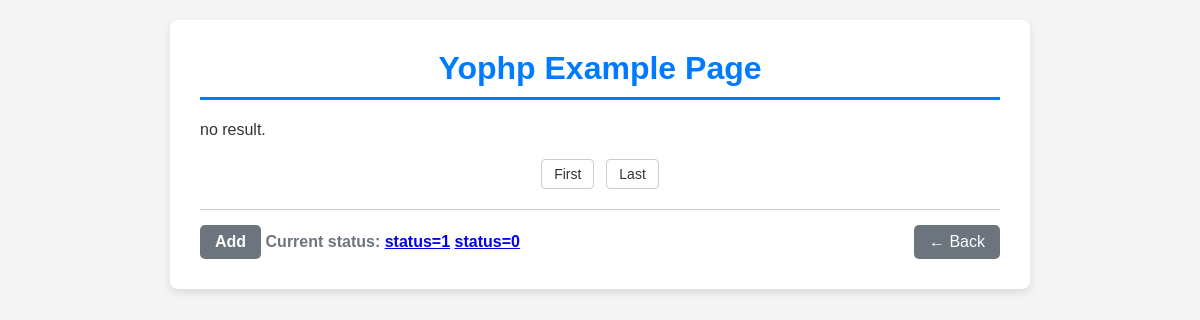
The page /example/page on the database as committed earlier.
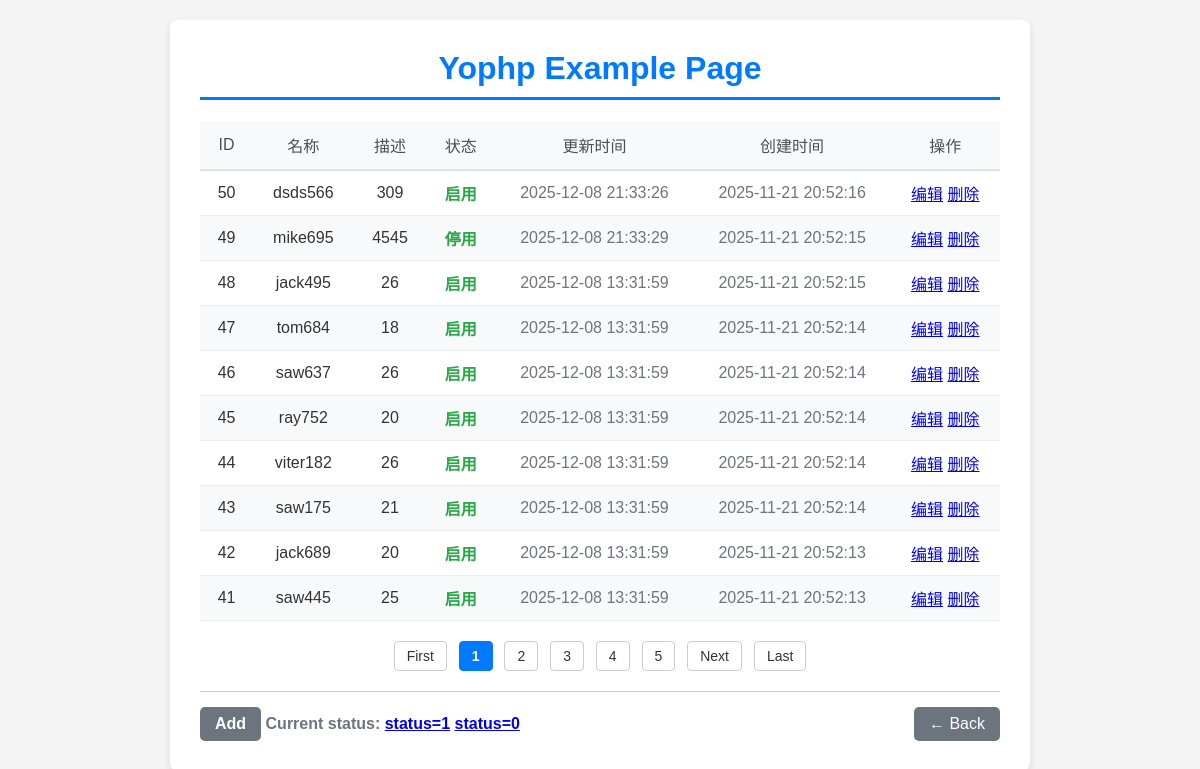
The same page on the database as committed later.
### tables this page shows
CREATE TABLE `example`  (
  `id` int NOT NULL AUTO_INCREMENT,
  `name` varchar(255) NULL DEFAULT '',
  `desc_txt` text NULL,
  `status` tinyint NULL DEFAULT 0,
  `update_time` timestamp NULL DEFAULT CURRENT_TIMESTAMP ON UPDATE CURRENT_TIMESTAMP,
  `create_time` timestamp NULL DEFAULT CURRENT_TIMESTAMP,
  PRIMARY KEY (`id`) USING BTREE
);

### app/controllers/ExampleController.php (called while the page is built, shortened)
<?php
class ExampleController
{
    public function page()
    {
        $data = array();
        $exampleModel = ExampleModel::getInstance();
        $paramInput = array();
        $status = '';
        $pageUrl = '/example/page';
        $suffix = "/?status=$status";
        $examples = $exampleModel->getPage($paramInput, 'id DESC', $pageUrl, 10, $suffix);
        $data['examples'] = $examples;
        $data['status'] = $status;
        $data['statuss'] = $exampleModel->_statuss;
        $data['title'] = 'Yophp Example Page';
        $data['pageUrl'] = $pageUrl;
        $data['success'] = $_GET['success'];
        $data['message'] = $_GET['message'];
        view()->render('example/page', $data);
    }
}

### framework/init.php (called while the page is built, shortened)
<?php
require FRAMEWORK_DIR.'common.php';
$action = 'index';
$uris = uri();
if(isset($uris[0]) && $uris[0] != 'index.php') {
    $uriCount = 0;
    if ($uris) {
        foreach ($uris as $key => $value) {
            if (!is_numeric($value)) {
                $uriCount++;
            }
        }
    }
    if ($uriCount > 2) {
        $module = $uris[0];
        $controller = $uris[1];
        $action = $uris[2];
    } elseif ($uriCount > 1) {
        if (is_dir(CONTROLLER_DIR . $uris[0])) {
            $module = $uris[0];
            $controller = $uris[1];
        } else {
            $action = $uris[1];
        }
    } elseif ($uriCount > 0) {
        $controller = $uris[0];
    }
}
$classObj = new $controllerName();
$classObj->$action();

### index.php (called while the page is built, shortened)
<?php
require FRAMEWORK_DIR.'init.php';

### framework/common.php (called while the page is built, shortened)
<?php
function loadClass($className)
{
    $modelKey = substr($className, -5, 5);
    $frameworklKey = substr($className, 0, 3);
    if ($modelKey == 'Model') {
        $file = APP_DIR . 'models/' . $className . '.php';
    } elseif ($frameworklKey == 'Yo_') {
        $file = FRAMEWORK_DIR . $className . '.php';
    } else {
        $file = APP_DIR . 'libraries/' . $className . '.php';
        if (file_exists($file)) {
            include_once $file;
        }
    }
}
function uri($num = '')
{
    $uris = array();
    $uriStr = $_SERVER['REQUEST_URI'];
    $uriStrT = stristr($_SERVER['REQUEST_URI'], '?', true);
    $uriT = explode('/', $uriStr);
    if ($uriT) {
        foreach ($uriT as $key => $value) {
            if ($value) {
                $uris[] = $value;
            }
        }
    }
    if ($num) {
        return isset($uris[$num - 1]) ? $uris[$num - 1] : '';
    } else {
        return $uris;
    }
}
function view()
{
    return Yo_View::getInstance();
}

### framework/Yo_PdoMysql.php (called while the page is built, shortened)
<?php
class Yo_PdoMysql {
    private $_dbh;
    public function getDb() {
        if (!$this->_dbh) {
            try {
				$driverOptions = array(
                    PDO::ATTR_PERSISTENT => true
                );
                $contect = new PDO('mysql:host=' . DB_HOST . ';dbname=' . DB_NAME, DB_USER, DB_PASSWORD, $driverOptions);
                if ($contect) {
                    $this->_dbh = $contect;
                    $this->_dbh->query("SET NAMES 'UTF8'");
                }
            } catch (PDOException $e) {
                if (DEBUG_MODE != 'production') {
                    print "Error!: " . $e->getMessage() . "<br/>";
                }
                die();
            }
        }
        return $this->_dbh;
    }
}
?>

### app/models/ExampleModel.php (called while the page is built, shortened)
<?php
class ExampleModel extends Yo_ModelBase
{
    public function __construct()
    {
        parent::__construct();
    }
}

### app/views/example/page.php (the view, shortened to what the changed rows need)
<h1 class="main-title"><?php echo $title; ?></h1>
<div class="data-table-container">
    <?php if ($examples): ?>
        <table class="data-table">
            <thead>
            <tr>
                <th>ID</th>
                <th>名称</th>
                <th>描述</th>
                <th>状态</th>
                <th>更新时间</th>
                <th>创建时间</th>
                <th>操作</th>
            </tr>
            </thead>
            <tbody>
            <?php foreach ($examples as $key => $value): ?>
                <tr>
                    <td><?php echo $value['id'] ?></td>
                    <td><?php echo $value['name'] ?></td>
                    <td><?php echo $value['desc_txt'] ?></td>
                    <td class="status-enabled"><?php echo $statuss[$value['status']]; ?></td>
                    <td class="time-text"><?php echo $value['update_time'] ?></td>
                    <td class="time-text"><?php echo $value['create_time'] ?></td>
                    <td>
                        <a href="/example/edit/?id=<?php echo $value['id'] ?>">编辑</a>
                        <a href="/example/delete/?id=<?php echo $value['id'] ?>" onclick="return confirm('Are you confirm delete?')">删除</a>
                    </td>
                </tr>
            <?php endforeach; ?>
            </tbody>
        </table>
    <? else: ?>
        no result.
    <?php endif; ?>
</div>
<div class="pagination-container"><?php echo view()->getPageNav() ?></div>
<div class="footer-area">
    <div class="current-status">
        <a href="<?php echo $pageUrl ?>/?status=0">status=0</a></div>
    <div>
    </div>
</div>

### framework/Yo_ModelBase.php (shortened to what the changed rows need)
<?php
class Yo_ModelBase
{
    protected static $_instances = [];
    protected $tableName;
    protected $db;
    public function __construct()
    {
        $this->db = Yo_PdoMysql::getInstance()->getDb();
    }
    public static function getInstance()
    {
        $className = static::class;
        if (!isset(self::$_instances[$className])) {
            self::$_instances[$className] = new static();
            if (property_exists($className, 'name') && static::$name) {
                self::$_instances[$className]->tableName = static::$name;
            }
        }
        return self::$_instances[$className];
    }
    public function getResult($param=array(), $limit='', $start=0, $orderBy='id DESC')
    {
        $result = array();
        $whereStr = $this->whereStr($param);
        $sql = "SELECT * FROM ". $this->tableName." $whereStr
                ORDER BY $orderBy ";
        if($limit !== '') {
            $sql .= "LIMIT $start, $limit ";
        }
        $sth = $this->db->prepare($sql);
        $sth->execute();
        if ($sth) {
            $result = $sth->fetchAll(PDO::FETCH_ASSOC);
        }
        return $result;
    }
    public function count($param=array())
    {
        $num = 0;
        $whereStr = $this->whereStr($param);
        $sql = "SELECT COUNT(*) as num FROM ". $this->tableName." $whereStr";
        $sth = $this->db->prepare($sql);
        $sth->execute();
        if($sth) {
            $row = $sth->fetch(PDO::FETCH_ASSOC);
            $num = $row['num'];
        }
        return $num;
    }
    public function getPage($param = array(), $orderBy = 'id DESC', $url='', $pagePer = 20, $suffix = '', $pageStyle='pageDefault') {
        $urlArray = explode('/', $url);
        $pageUri = 1;
        foreach($urlArray as $key=>$value) {
            if ($value) {
                $pageUri++;
            }
        }
        $nowPageUri = intval(uri($pageUri));
        $pageNum = $nowPageUri ? $nowPageUri : 1;
        $startRow = ($pageNum - 1) * $pagePer;
        $total = $this->count($param);
        $result = $this->getResult($param, $pagePer, $startRow, $orderBy);
        $this->$pageStyle($url, $pageNum, $pagePer, $total, $suffix);
        return $result;
    }
    protected function pageDefault($baseUrl, $pageNum, $perPage = 20, $totalRows = 200, $suffix = '') {
        $aClass = ' class="pageLink"';
        $nowPage = $pageNum;
        $totalPage = intval($totalRows / $perPage);
        $next = '';
        $nextPage = $nowPage+1;
        if($nowPage < $totalPage) {
            $next = "<a href=\"$baseUrl/$nextPage{$suffix}\"$aClass>Next</a> ";
        }
        $prev = '';
        $showPage = 7;
        $pageList = array();
        $startInt = 1;
        $endInt = $totalPage;
        for($i=$startInt; $i<=$endInt; $i++) {
            $pageList[] = $i;
        }
        $pageStr = '<div class="pageList">';
        $pageStr .= "<a href=\"$baseUrl/1{$suffix}\"$aClass>First</a> ";
        if($pageList) {
            foreach ($pageList as $key=>$value) {
                if($nowPage == $value) {
                    $pageStr .= "<b>$value</b> ";
                } else {
                    $pageStr .= "<a href=\"$baseUrl/$value{$suffix}\"$aClass>$value</a> ";
                }
            }
        }
        if($next) {
            $pageStr .= $next;
        }
        $pageStr .= "<a href=\"$baseUrl/$totalPage{$suffix}\"$aClass>Last</a> ";
        $pageStr .= '</div>';
    }
    private function whereStr($param) {
        $whereStr = '';
        return $whereStr;
    }
}

Rows that differ between the two databases and show on the page:
added example: id "50", name "dsds566", desc_txt "309", status "启用", update_time "2025-12-08 21:33:26", create_time "2025-11-21 20:52:16"
added example: id "49", name "mike695", desc_txt "4545", status "停用", update_time "2025-12-08 21:33:29", create_time "2025-11-21 20:52:15"
added example: id "48", name "jack495", desc_txt "26", status "启用", update_time "2025-12-08 13:31:59", create_time "2025-11-21 20:52:15"
added example: id "47", name "tom684", desc_txt "18", status "启用", update_time "2025-12-08 13:31:59", create_time "2025-11-21 20:52:14"
added example: id "46", name "saw637", desc_txt "26", status "启用", update_time "2025-12-08 13:31:59", create_time "2025-11-21 20:52:14"
added example: id "45", name "ray752", desc_txt "20", status "启用", update_time "2025-12-08 13:31:59", create_time "2025-11-21 20:52:14"
added example: id "44", name "viter182", desc_txt "26", status "启用", update_time "2025-12-08 13:31:59", create_time "2025-11-21 20:52:14"
added example: id "43", name "saw175", desc_txt "21", status "启用", update_time "2025-12-08 13:31:59", create_time "2025-11-21 20:52:14"
added example: id "42", name "jack689", desc_txt "20", status "启用", update_time "2025-12-08 13:31:59", create_time "2025-11-21 20:52:13"
added example: id "41", name "saw445", desc_txt "25", status "启用", update_time "2025-12-08 13:31:59", create_time "2025-11-21 20:52:13"
Other text that changed with them:
text no longer shown: "no result."
text now shown: "ID 名称 描述 状态 更新时间 创建时间 操作 Next"
new list line: "1"
new list line: "2"
new list line: "3"
new list line: "4"
new list line: "5"
